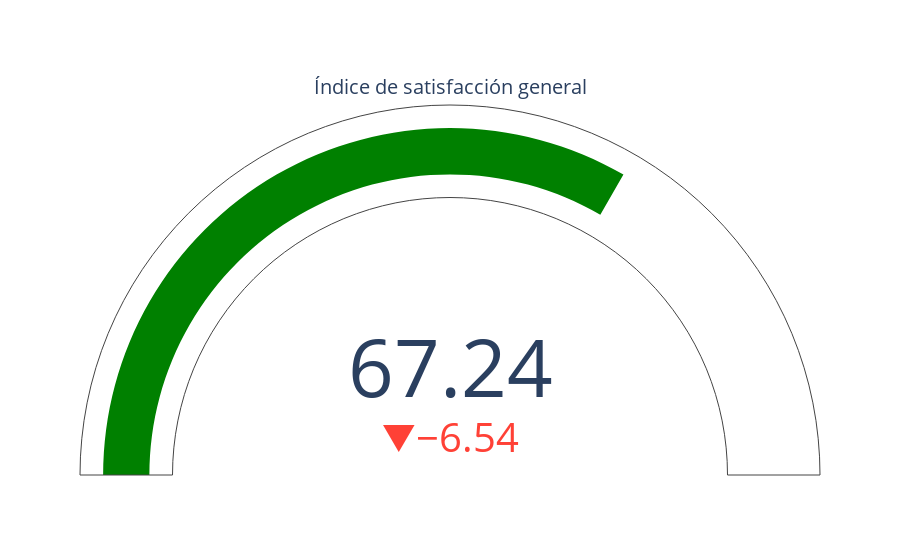

Write notebook code for a chart like this one.
### Code cell
fig = go.Figure(go.Indicator(
    mode = "gauge+number+delta",
    value = Indice_satisfaccion_general,
    title = {'text': "Índice de satisfacción general"},
    delta = {'reference': 73.78, 'valueformat': '.2f'},
    gauge= {'axis': {'visible': False}},
    number = {'valueformat': '.2f'}
))

fig.show()

### Figure 1 — Plotly figure (JSON) as saved in the notebook; plotly's stock layout.template omitted (floating-point values rounded to 4 significant figures)
{"data": [{"delta": {"reference": 73.78, "valueformat": ".2f"}, "gauge": {"axis": {"visible": false}}, "mode": "gauge+number+delta", "number": {"valueformat": ".2f"}, "title": {"text": "Índice de satisfacción general"}, "type": "indicator", "value": 67.24}], "layout": {}}
